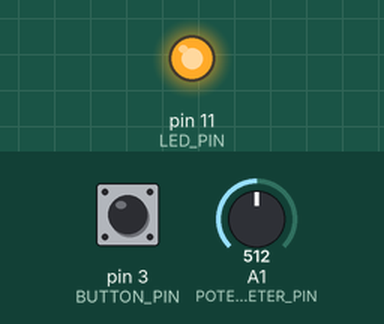
Bench run of a sketch on a simulated Arduino Uno, built with avr-gcc and run on an emulated ATmega328P. On the bench: output pins drawn as LEDs (lit = HIGH). Dashed ring = blinking. The inputs (shaded band) are chosen by the test bench; at power-on: A1 (POTENTIOMETER_PIN) = 512, pin 3 (BUTTON_PIN) HIGH.

Above: at 1.2 s.
1.3 s: A1 (POTENTIOMETER_PIN) set to 0
At 2.5 s:
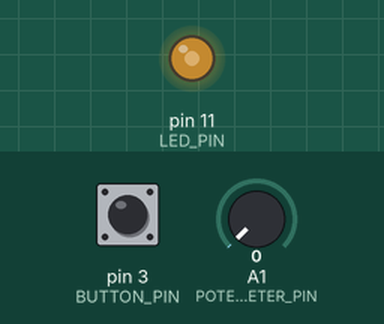
4.3 s: pin 3 (BUTTON_PIN) pulled LOW for 3.2 s
9.0 s: pin 3 (BUTTON_PIN) pulled LOW for 0.15 s
12.0 s: A1 (POTENTIOMETER_PIN) set to 511
At 13.7 s:
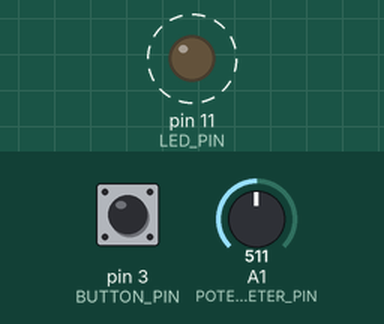
15.0 s: pin 3 (BUTTON_PIN) pulled LOW for 1 s
At 17.4 s:
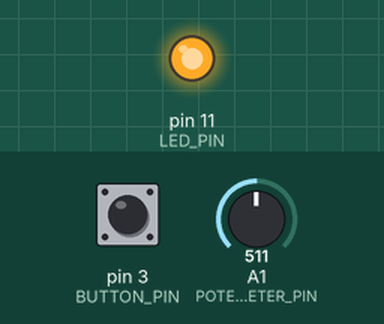
Timing chart, 0 to 18.5 s (numbered marks = the images above; inputs shaded):
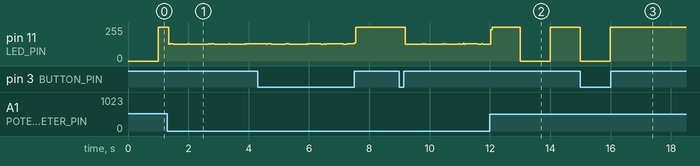

The sketch:

app3.ino
```cpp
#define LED_PIN 11
#define BUTTON_PIN 3
#define POTENTIOMETER_PIN A1

unsigned long delayBetweenBlink = 500;
unsigned long lastTimeLEDBlinked = 0;

unsigned long debounceDuration = 50; // millis
unsigned long lastTimeButtonStateChanged = 0;
byte lastButtonState = HIGH;
bool blinkEnabled = true;
byte LEDState = LOW;
void setup()
{
  pinMode(LED_PIN, OUTPUT);
  pinMode(BUTTON_PIN, INPUT_PULLUP);
}
void loop()
{
  unsigned long timeNow = millis();
  if (timeNow - lastTimeButtonStateChanged > debounceDuration) {
    byte buttonState = digitalRead(BUTTON_PIN);
    if (buttonState != lastButtonState) {
      lastTimeButtonStateChanged = timeNow;
      lastButtonState = buttonState;
      if (buttonState == HIGH) { // button has been released
        blinkEnabled = !blinkEnabled;
      }
    }
  }

  int potentiometerValue = analogRead(POTENTIOMETER_PIN);
  delayBetweenBlink = map(potentiometerValue, 0, 1024, 0, 2000);

  if (blinkEnabled) {
    if (timeNow - lastTimeLEDBlinked > delayBetweenBlink) {
      lastTimeLEDBlinked = timeNow;
      LEDState = (LEDState == HIGH) ? LOW : HIGH;
      digitalWrite(LED_PIN, LEDState);
    }
  }
}
```

Measured:
- after the input at 15.0 s, pin 11 (LED_PIN): goes on until 16.0 s, then stays 255/255
